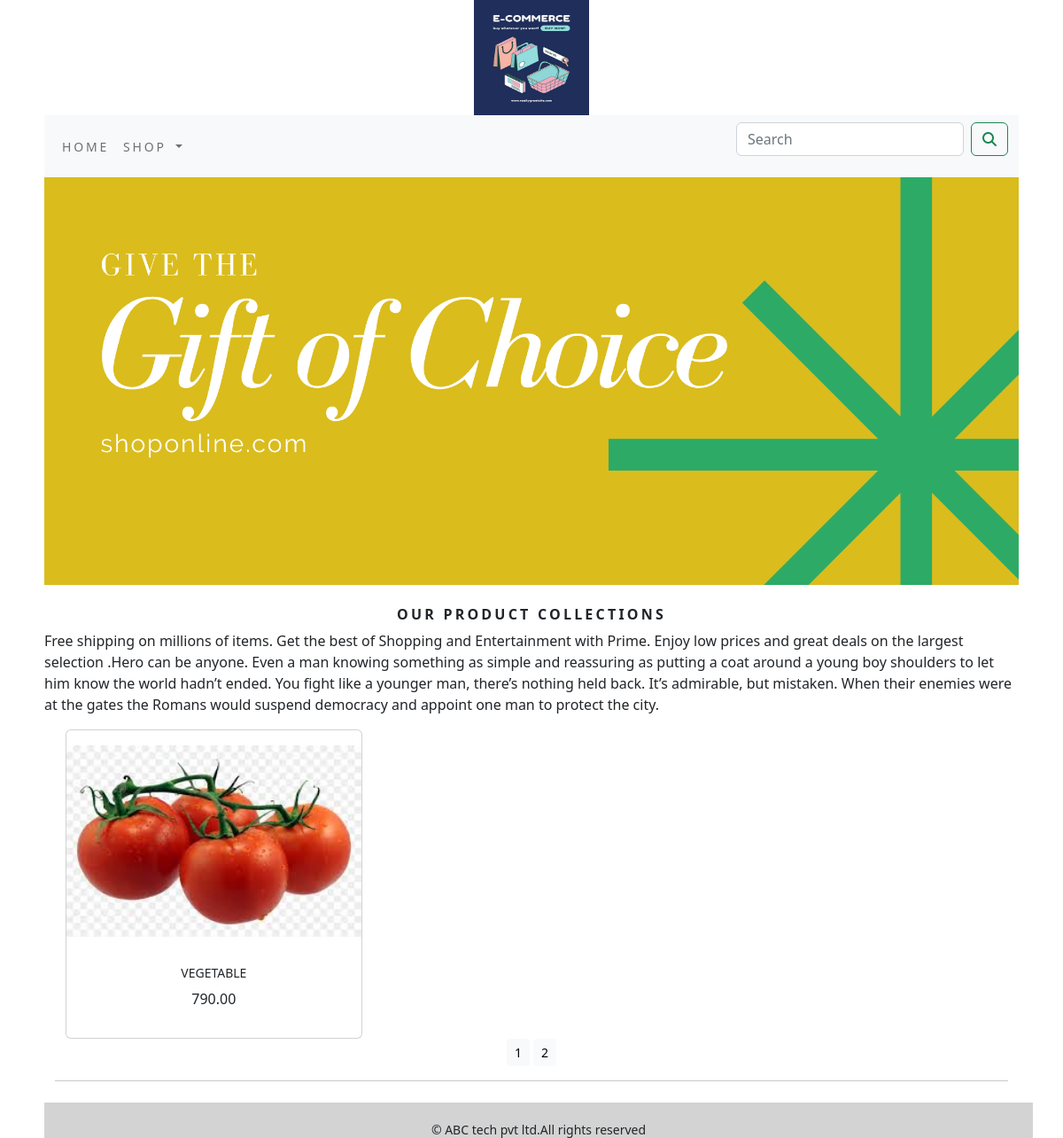
Screenshot of /shop/?page=2 with the database file from the repository.
### shopapp/models.py (models this page shows, shortened)
class product(models.Model):
    name = models.CharField(max_length=250, unique=True)
    slug = models.SlugField(max_length=250, unique=True)
    desc = models.TextField(blank=True)
    price = models.DecimalField(max_digits=10, decimal_places=2)
    category = models.ForeignKey(Category, on_delete=models.CASCADE)
    image = models.ImageField(upload_to='product', blank=True)
    stock = models.IntegerField()
    available = models.BooleanField(default=True)
    created = models.DateTimeField(auto_now_add=True)
    updated = models.DateTimeField(auto_now=True)
    def get_url(self):
        return reverse('shopapp:prodCatdetail',args=[self.category.slug,self.slug])
    class Meta:
        ordering = ('name',)
        verbose_name = 'product'
        verbose_name_plural = 'products'

### shopapp/views.py (the view)
# urls.py: path('', views.allProdCat, name='allProdCat'),
def allProdCat(request, c_slug=None):
    c_page = None
    products_list = None
    if c_slug != None:
        c_page = get_object_or_404(Category, slug=c_slug)
        products_list = product.objects.all().filter(category=c_page, available=True)
    else:
        products_list = product.objects.all().filter(available=True)
    paginator=Paginator(products_list,6)
    try:
        page=int(request.GET.get('page','1'))
    except:
        page=1
    try:
        products_list=paginator.page(page)
    except (EmptyPage,InvalidPage):
        products_list=paginator.page(paginator.num_pages)
    return render(request, 'category.html', {'category': c_page, 'products': products_list})

### cart/context_processors.py (called while the page is built)
def counter(request):
    item_count=0
    if 'admin' in request.path:
        return {}
    else:
        try:
            cart=Cart.objects.filter(cart_id=_cart_id(request))
            cart_items=CartItem.objects.all().filter(cart=cart[:1])
            for cart_item in cart_items:
                item_count += cart_item.quantity
        except Cart.DoesNotExist:
            item_count=0
    return dict(item_count=item_count)

### cart/views.py (called while the page is built)
def _cart_id(request):
    cart = request.session.session_key
    if not cart:
        cart = request.session.create()
    return cart

### shopapp/context_processors.py (called while the page is built)
def menu_links(request):
    links = Category.objects.all()
    return dict(links=links)

### shopapp/models.py (called while the page is built)
    def get_url(self):
        return reverse('shopapp:products_by_category', args=[self.slug])

### template/category.html (shortened to what this page needs)
{% extends 'base.html' %}
{% load static %}
{% block contend %}
    <div class="mx-auto">
        {% if category %}
        <h1 class="text-center my_title">{{category.name}}</h1>
            <img class="my_image" src="{{category.image.url}}" alt="{{category.name}}">
    </div>
     <br>
    <div>
      <h3 class=" text-center text-justify"><b>{{category.desc}}</b></h3>
    </div>
        {% else %}
          <div>
              <img class="my_image my_image_padding" src="{% static 'img/banner.png' %}"  alt="Our products" width="100%" height="50%">
          </div>
       <br>
     <div>
         <h1 class="text-center my_title"><b>Our product collections</b></h1>
         <p class="text-justify">Free shipping on millions of items. Get the best of Shopping and Entertainment with Prime. Enjoy low prices and great deals on the largest selection .Hero can be anyone. Even a man knowing something as simple and reassuring as putting a coat around a young boy shoulders to let him know the world hadn’t ended.
You fight like a younger man, there’s nothing held back. It’s admirable, but mistaken. When their enemies were at the gates the Romans would suspend democracy and appoint one man to protect the city.</p>
     </div>
       {% endif %}
    <div class="container">
        <div class="row mx-auto gy-5">
            {% for product in products.object_list %}
                 <div class="my_bottom_margin col-9 col-sm-12 col-md-4 col-lg-4 d-flex align-items-stretch ">
                     <div class=" card text-center flex-fill" style="min-width : 18rem;">
                         <a href="{{product.get_url}}"><img class="card-img-top my_image" src="{{product.image.url}}" alt="{{product.name}}" style="width:100%; height:250px; object-fit: contain;" ></a>
                         <div class="card-body flex-fill">
                             <h4>{{product.name}}</h4>
                             <p>{{product.price}}</p>
                         </div>
                     </div>
                 </div>
            {% endfor %}
        </div>
        <div class="mx-auto">
            {% if products.paginator.num_pages > 1 %}
            <div class="text-center">
                {% for pg in products.paginator.page_range %}
                <a href="?page={{pg}}" class="btn btn-light btn-sm {% if products.number == pg %} active {% endif %}">{{pg}}</a>
                {% endfor %}
            </div>
            {% endif %}<hr>
        </div>
<br><br>
    </div>
{% endblock %}

### static/css/custom.css (style rules this page uses)
body { padding-left:50px; padding-right:50px; }
.my_image { width : 100%; height :auto; }
.my_title { font-size : 16px; text-transform : uppercase; letter-spacing : .2em }
.my_bottom_margin { margin_bottom:10px; }
.card-body h4 { font-size : 14px; text-transform : uppercase; letter-spacing : .2em width:100%; }
.card-img-top { width: 100%; height: 15vw; object-fit: contain; }

### rows the page displays
product: image (picture), name "VEGETABLE", price "790.00"

### other values shown
{{ pg }} "1" "2"
